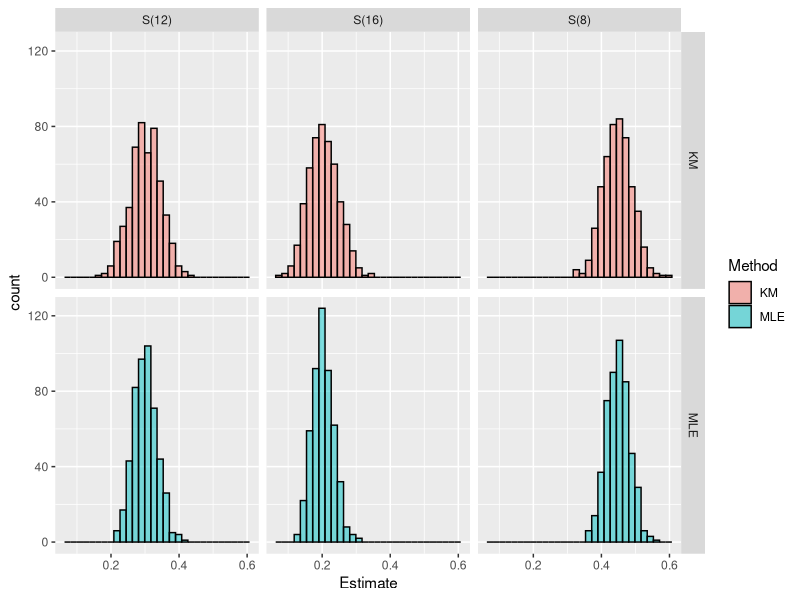

This figure's R source:
library(survival)
library(ggplot2)
library(data.table)

# Settings
n = 200
theta = 1/10
gamma = 1/12

# repeat
S_est = vapply(1:500, function(B){
## generate data
set.seed(B)
T = rexp(n, rate = theta)
set.seed(B+500)
C = rexp(n, rate = gamma)

delta = as.integer(T <= C)
X = T*delta + C*(1-delta)

## MLE
theta_ML = sum(delta)/sum(X)
S_ML = c(exp(-theta_ML*8), exp(-theta_ML*12), exp(-theta_ML*16))
## KM
S_KM = summary(survfit(Surv(time=X, event = delta, type = "right")~1),
               type = "kaplan-meier",
               times = c(8,12,16))$surv
## combine MLE and KM into a vector
c(S_ML, S_KM)
}, numeric(6))

# 1. Histograms

## Add tags
tags = cbind(c("S(8)", "S(12)", "S(16)", "S(8)", "S(12)", "S(16)"),
             c("MLE","MLE","MLE","KM","KM","KM"))
colnames(tags) = c("SurvFunc", "Method")
S_est = data.table(cbind(tags, S_est))
S_est_long = data.frame(melt(S_est, measure.vars = 3:502, variable.name = "COLS", value.name = "Estimate")[,COLS:=NULL])
S_est_long$Estimate = as.numeric(S_est_long$Estimate)

ggplot(S_est_long, aes(x=Estimate, fill = Method))+
  geom_histogram(color = "black", alpha =0.5)+
  facet_grid(Method~SurvFunc)



## Theoretic result
S = c(exp(-theta*8), exp(-theta*12), exp(-theta*16))
S = c(S,S)
